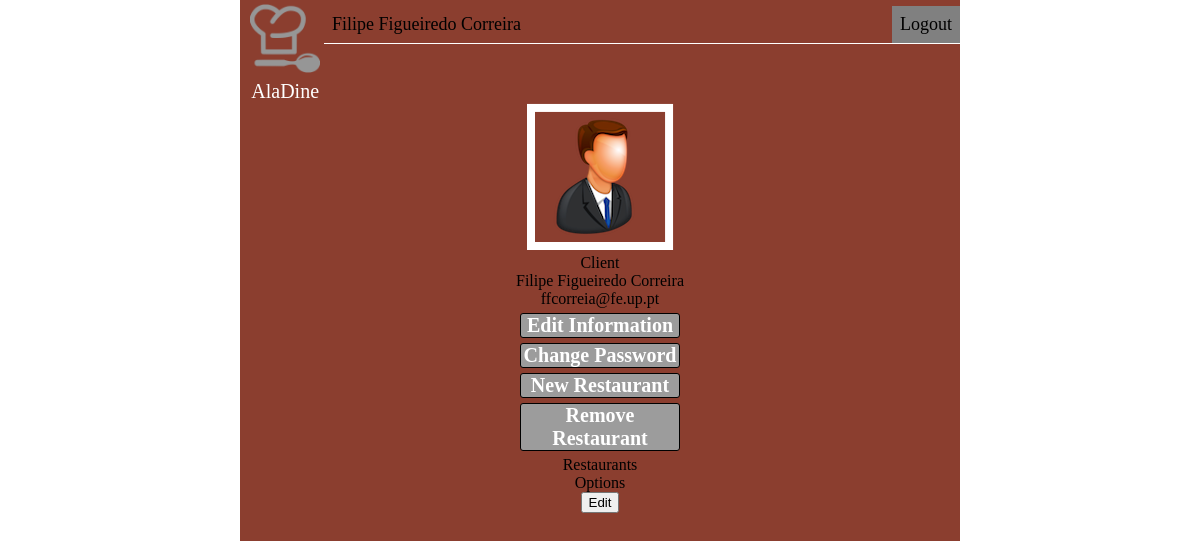
Page /page/profile.php (signed in) on the earlier database version.
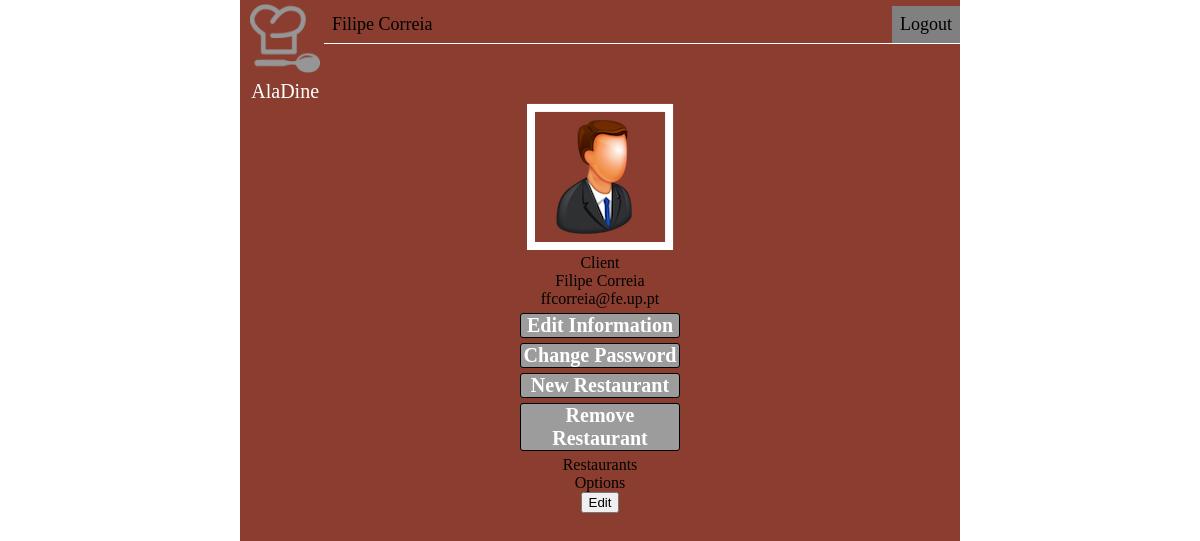
Same page on the later database version.
### tables this page shows
CREATE TABLE user (
 	username TEXT PRIMARY KEY UNIQUE,
  	password TEXT,
  	name TEXT,
  	email TEXT,
  	gender TEXT,
  	user_type TEXT
);

### Database/databaseInteraction.php (called while the page is built, shortened)
<?php
include_once('../database/connection.php');
function getUserInfo($username){
  global $db;
  $stmt = $db->prepare("SELECT * FROM user WHERE username = ?");
  $stmt->execute(array($username));
  return $stmt->fetch();
}
?>

### page/profile.php (the view, shortened to what this page needs)
<?php
include_once('../database/databaseInteraction.php');
?>
<!DOCTYPE html>
<html>
	<head>
    <link rel="stylesheet" href="../css/profile.css">
	</head>
	<body>
		<table class="logo">
			<caption style="color:white; font-size:20px; font-weight:lighter;" align="bottom">AlaDine</caption>
			<tr><td><a href="visitor.php"><img src="../images/logo_white.png" alt="owner" height="70px" width="70px"></a></td></tr>
		</table>
		<header>
			<nav id="menu">
				<ul>
					<li><a href="profile.php"><?php echo $_SESSION['name']?></a></li>
					<li style="float:right; background-color:gray;"><a href="visitor.php">Logout</a></li>
				</ul>
			</nav><br>
		</header>
		<div id="middle">
			<div id="profile">
					<?php if(getUserInfo($_SESSION['username'])['gender'] == "female"){?>
					<img src="../images/woman.png">
					<?php
					}else{?>
					<img src="../images/man.png">
					<?php
					}
					?>
				<div id="type"><?php echo getUserInfo($_SESSION['username'])['user_type']?></div>
				<div id="name"><?php echo getUserInfo($_SESSION['username'])['name']?></div>
				<div id="email"><?php echo getUserInfo($_SESSION['username'])['email']?></div>
				<div class="editBtn">
					<a data-popup-open="popup-1" href="#">Edit Information</a>
				</div>
				<div class="editBtn">
					<a data-popup-open="popup-2" href="#">Change Password</a>
				</div>
				<div class="editBtn">
					<a data-popup-open="popup-3" href="#">New Restaurant</a>
				</div>
				<div class="editBtn">
					<a data-popup-open="popup-4" href="#">Remove Restaurant</a>
				</div>
			</div>
		</div>
  		<div id="restaurants">Restaurants</div>
    	<div id="options">
				<div id="title-options">Options</div>
		</div>
      	<div id="edit">
        	<input type="button" value="Edit" onclick="window.location.href='profile_edit.php';">
      	</div>
	</body>
</html>

### css/profile.css (style rules this page uses)
html, body { height: 110%; width: 60%; font-family: raleway; background-repeat: no-repeat; background-attachment: fixed; background-position: center; padding: 0; }
html { background-image: url("../images/background.png"); display: table; margin: auto; }
body { width:100%; height:100%; background-color: #8B3E2F; display: table-cell; text-align: center; }
header { top: -10px; position: fixed; width: 53%; padding-left: 7%; }
.logo { margin-left: 1%; }
#menu ul { list-style-type: none; padding: 0; overflow: hidden; background-color: #8B3E2F; border-bottom: 1px solid white; }
#menu li { display: inline; float: left; }
#menu li a { display: block; padding: 8px; color: black; text-decoration: none; font-size: 18px; }
.editBtn { width: 22%; margin-left: auto; margin-right: auto; margin-top: 5px; margin-bottom: 5px; border: solid 1px black; border-radius: 3px; font-family: raleway; font-weight: 600; font-size: 20px; background-color: #9c9c9c; }
.editBtn a { text-decoration: none; color: #FFFFFF; }

Differences in the rows shown:
changed user "Client": name "Filipe Figueiredo Correira" → "Filipe Correia"
Other differences:
$_SESSION['name']: "Filipe Figueiredo Correira" → "Filipe Correia"
